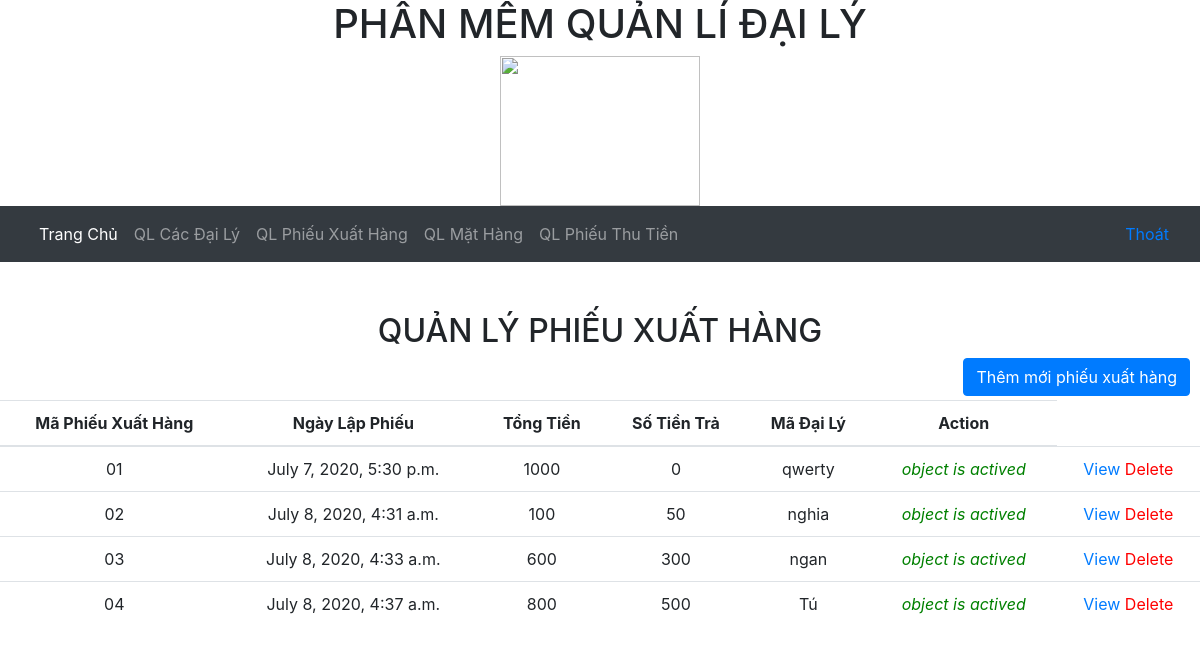
The page /QLPXH/ (signed in) on the database its author committed.
### home/models.py (models this page shows, shortened)
class PhieuXuatHang(models.Model):
    maphieuxuathang=models.CharField(max_length=100,primary_key=True)
    ngaylapphieu=models.DateTimeField(auto_now_add=True)
    tongtien=models.CharField(max_length=1000000)
    sotientra=models.CharField(max_length=1000000)
    active1 = models.BooleanField(default=True)
    madaily=models.ForeignKey(HoSoDL,on_delete=models.CASCADE)

class HoSoDL(models.Model):
    tendaily = models.CharField(max_length=100)
    mahosodaily = models.CharField(max_length=100,primary_key=True)
    dienthoai = models.CharField(max_length=100)
    diachi = models.CharField(max_length=100)
    ngaytiepnhan = models.DateTimeField(auto_now_add=True)
    quan = models.ForeignKey(Quan,on_delete=models.CASCADE)
    loaidaily = models.ForeignKey(LoaiDL,on_delete=models.CASCADE)
    tienno=models.CharField(max_length=100, default=0)
    active=models.BooleanField(default=True)
    def __str__(self):
        return  self.tendaily

### home/views.py (the view)
# urls.py: path("QLPXH/",manage_PhieuXuatHang,name='qlpxh'),
@login_required(login_url='/dangNhap')
def manage_PhieuXuatHang(request):
    phieuXuatHang=PhieuXuatHang.objects.all()
    for i in phieuXuatHang:
        print(i.active1)
    return render(request,'pages/QuanLyPhieuXuatHang.html',{'phieuXuatHang':phieuXuatHang})

### home/templates/pages/QuanLyPhieuXuatHang.html (shortened to what this page needs)
<link rel="stylesheet" href="https://stackpath.bootstrapcdn.com/bootstrap/4.5.0/css/bootstrap.min.css"
>
{% extends 'pages/navigationBar.html' %}
{% block content %}
    <nav class="navbar navbar-expand-lg bg-dark navbar-dark">
        <div class="container-fluid">
            <ul class="nav navbar-nav">
                <li class="active"><a class="nav-link" href="home.html">Trang Chủ</a></li>
                <li class="nav-item"><a class="nav-link" href="http://127.0.0.1:8000/HoSoDL/">QL Các Đại Lý</a></li>
                <li class="nav-item"><a class="nav-link" href="http://127.0.0.1:8000/QLPXH/">QL Phiếu Xuất Hàng</a></li>
                <li class="nav-item"><a class="nav-link" href="http://127.0.0.1:8000/QLMH/">QL Mặt Hàng</a></li>
                <li class="nav-item"><a class="nav-link" href="http://127.0.0.1:8000/QLPTT/">QL Phiếu Thu Tiền</a></li>
            </ul>
            <ul class="nav navbar-nav justify-content-end">
                {% if request.user.is_authenticated %}
                    <li>
                        <a href="http://127.0.0.1:8000/thoat/">Thoát</a>
                    </li>
                {% endif %}
            </ul>
        </div>
    </nav>
    <div>
        <h2 class="text-center" style="margin-top: 50px">QUẢN LÝ PHIẾU XUẤT HÀNG</h2>
        <div class="float-md-right" style="margin-right: 10px">
            <a href="{% url 'PXHForm' %}" class="btn btn-primary">Thêm mới phiếu xuất hàng</a>
        </div>
        <table class="table table-hover text-center" style="margin-top: 50px">
            <thead>
            <tr class="active">
                <th class="text-center">Mã Phiếu Xuất Hàng</th>
                <th class="text-center">Ngày Lập Phiếu</th>
                <th class="text-center">Tổng Tiền</th>
                <th class="text-center">Số Tiền Trả</th>
                <th class="text-center">Mã Đại Lý</th>
                <th class="text-center">Action</th>
            </tr>
            </thead>
            <tbody>
            {% for item in phieuXuatHang %}
                <tr>
                    <td>{{ item.maphieuxuathang }}</td>
                    <td>{{ item.ngaylapphieu }}</td>
                    <td>{{ item.tongtien }}</td>
                    <td>{{ item.sotientra }}</td>
                    <td>{{ item.madaily }}</td>
                    {% if item.active1 %}
                        <td>
                            <i style="color: green">object is actived</i>
                        </td>
                    {% else %}
                        <td>
                            <i style="color: red">object is deleted</i>
                        </td>
                    {% endif %}
                    <td>
                        <a href="{% url 'modify_PXH' item.maphieuxuathang %}">View</a>
                        {% if item.active1 %}
                            <a href="{% url 'delete-PXH' item.maphieuxuathang %}" style="color: red">
                                Delete
                            </a>
                        {% endif %}
                    </td>
                </tr>
            {% endfor %}
            </tbody>
        </table>
    </div>
{% endblock %}

### rows shown on the page
PhieuXuatHang: maphieuxuathang "01", ngaylapphieu "July 7, 2020, 5:30 p.m.", tongtien "1000", sotientra "0", madaily "qwerty", active1 "object is actived"
PhieuXuatHang: maphieuxuathang "02", ngaylapphieu "July 8, 2020, 4:31 a.m.", tongtien "100", sotientra "50", madaily "nghia", active1 "object is actived"
PhieuXuatHang: maphieuxuathang "03", ngaylapphieu "July 8, 2020, 4:33 a.m.", tongtien "600", sotientra "300", madaily "ngan", active1 "object is actived"
PhieuXuatHang: maphieuxuathang "04", ngaylapphieu "July 8, 2020, 4:37 a.m.", tongtien "800", sotientra "500", madaily "Tú", active1 "object is actived"
